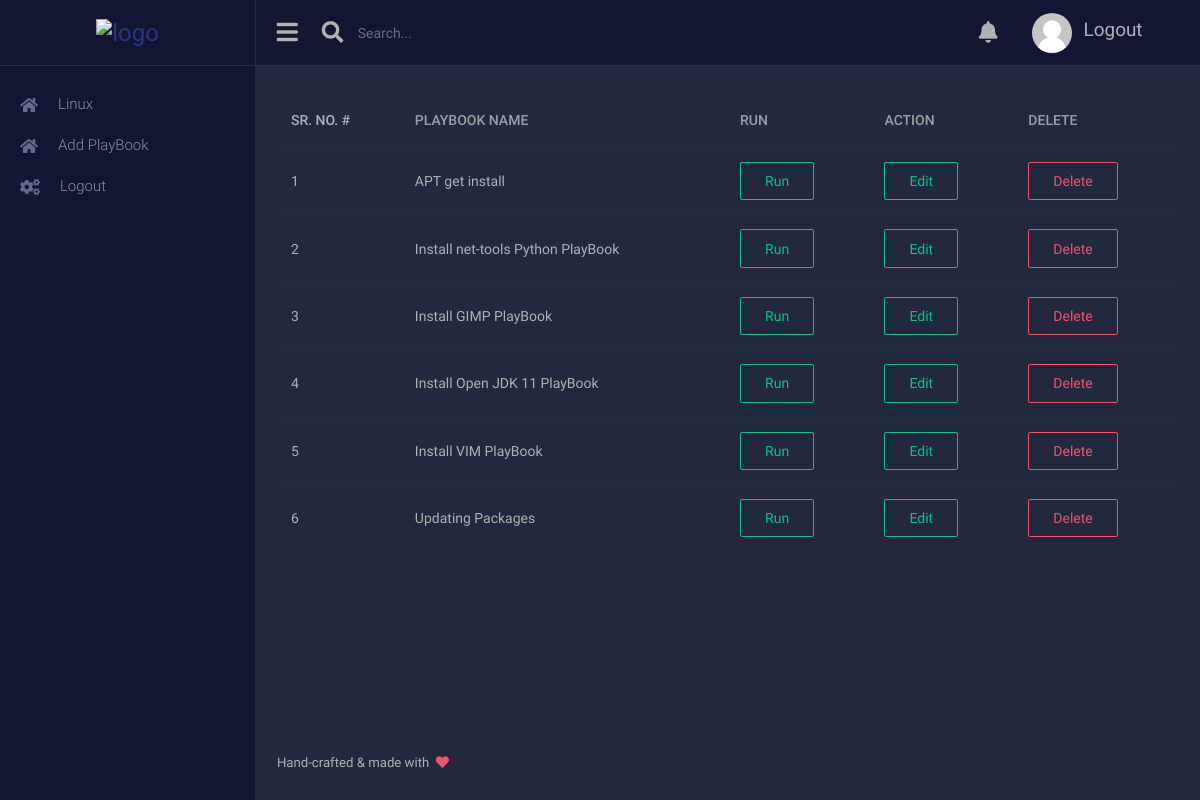
Page /linux/playbook/linux_all/index.html on the committed database.
### webpage/models.py (models this page shows, shortened)
class playbook(models.Model):
	playbook_name = models.CharField(max_length=200)
	playbook_content = models.TextField(max_length=99999)

### webpage/views.py (the view)
# urls.py: path('linux/playbook/<str:hostname>/<str:hostip>', views.linux_playbook, name='linux_playbook'),
def linux_playbook(request, hostname, hostip):
	objects = playbook.objects.all()
	context = {
	'host_ip' : hostname,
	'host_name' : hostip,
	'objects':objects,
	}
	return render(request, 'webpage/linux_playbook.html', context)

### templates/webpage/linux_playbook.html (shortened to what this page needs)
{% extends 'webpage/base.html' %}
{% block main %}
{% load widget_tweaks %}
{% load static %}
	<div class="main-panel">
		<div class="content-wrapper">
			<table class="table tickets-table mb-2">
				<thead>
					<th class="text-muted0">
						Sr. No. #
					</th>
					<th class="text-muted">
						PlayBook Name
					</th>
					<th class="text-muted">
						Run
					</th>
					<th class="text-muted">
						Action
					</th>
					<th class="text-muted">
						Delete
					</th>
				</thead>
				<tbody>
					{% for obj in objects %}
					<tr>
						<td>
							<p class="mb-0">{{forloop.counter}}</p>
						</td>
						<td>
							<p class="mb-0">{{obj.playbook_name}}</p>
						</td>
						<td>
							<form method="POST" action="/playbook/run/{{obj.pk}}/{{host_ip}}">
								<input class="btn btn-outline-success" type="submit" name="run" value="Run" title="Run Playbook" >
							</form>
						</td>
						<td>
							<form method="POST" action="/playbook/edit/{{obj.pk}}">
								<input class="btn btn-outline-success" type="submit" name="edit" value="Edit" title="Edit PlayBook" >
							</form>
						</td>
						<td>
							<form method="POST" action="/playbook/delete/{{obj.pk}}">
							<input class="btn btn-outline-danger" type="submit" name="delete" value="Delete" title="Delete PlayBook" >
						</form>
						</td>
					</tr>
					{% endfor %}
				</tbody>
			</table>
		</div>
{% endblock %}

### rows in the picture
playbook: playbook_name "APT get install"
playbook: playbook_name "Install net-tools Python PlayBook"
playbook: playbook_name "Install GIMP PlayBook"
playbook: playbook_name "Install Open JDK 11 PlayBook"
playbook: playbook_name "Install VIM PlayBook"
playbook: playbook_name "Updating Packages"
